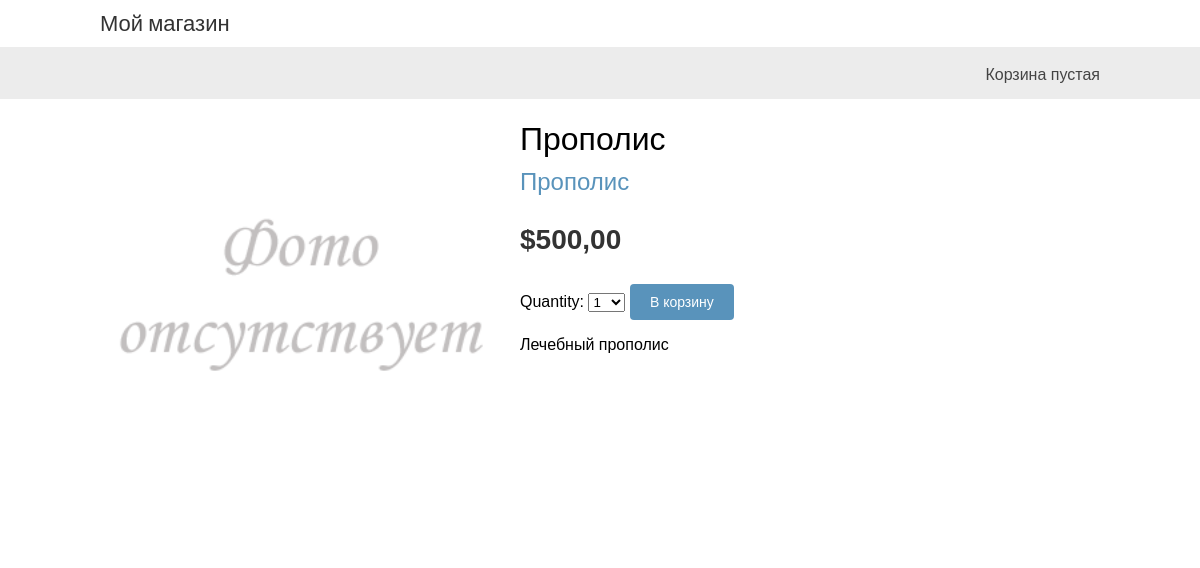
The app's page /2/propolis with its own data.
### myshop/models.py (models this page shows, shortened)
class Product(models.Model):
    category = models.ForeignKey(Category,
                                 related_name='products',
                                 on_delete=models.CASCADE)
    name = models.CharField(max_length=150, db_index=True, verbose_name='Наименование')
    slug = models.CharField(max_length=150, db_index=True, unique=True, verbose_name='Ссылка')
    image = models.ImageField(upload_to='product/%Y/%m/%d', blank=True)
    description = models.TextField(max_length=1000, blank=True, verbose_name='Описание')
    price = models.DecimalField(max_digits=10, decimal_places=2, verbose_name='Цена')
    available = models.BooleanField(default=True, verbose_name='Наличие')
    created = models.DateTimeField(auto_now_add=True, verbose_name='Добавлен')
    uploaded = models.DateTimeField(auto_now=True, verbose_name='Изменён')
    class Meta:
        ordering = ('name',)
        verbose_name = 'Товар'
        verbose_name_plural = 'Товары'
        index_together = (('id', 'slug'), )

class Category(models.Model):
    name = models.CharField(max_length=100, db_index=True)
    slug = models.SlugField(max_length=100, unique=True)
    class Meta:
        ordering = ('name',)
        verbose_name = 'Категория'
        verbose_name_plural = 'Категории'
    def __str__(self):
        return self.name
    def get_absolute_url(self):
        return reverse('myshop:product_list_by_category', args=[self.slug])

### myshop/views.py (the view)
# urls.py: path('<int:id>/<slug:slug>', views.product_detail,
def product_detail(request, id, slug):
    product = get_object_or_404(Product, id=id, slug=slug, available=True)
    cart_product_form = CartAddProductForm()
    return render(request, 'shop/product/detail.html', {'product': product,
                                                        'cart_product_form': cart_product_form})

### cart/forms.py
class CartAddProductForm(forms.Form):
    quantity = forms.TypedChoiceField(
                                choices=PRODUCT_QUANTITY_CHOICES,
                                coerce=int)
    update = forms.BooleanField(required=False,
                                initial=False,
                                widget=forms.HiddenInput)

### cart/cart.py (called while the page is built)
    def __len__(self):
        return sum(item['quantity'] for item in self.cart.values())

### cart/context_processors.py (called while the page is built)
def cart(request):
    return {'cart': Cart(request)}

### myshop/templates/shop/product/detail.html (shortened to what this page needs)
{% extends "shop/base.html" %}
{% load static %}
{% block content %}
<div class="product-detail">
<img src="{% if product.image %}{{ product.image.url }}{% else %}
{% static "img/no_image.png" %}{% endif %}">
<h1>{{ product.name }}</h1>
<h2>
<a href="{{ product.category.get_absolute_url }}">{{product.category }}</a>
</h2>
<p class="price">${{ product.price }}</p>
   <form action= "{% url 'cart:cart_add' product.id %}" method="post">
       {{ cart_product_form }}
       <input type="submit" value="В корзину">
   </form>
{{ product.description|linebreaks }}
</div>
{% endblock %}

### myshop/static/css/base.css (style rules this page uses)
body { margin:0; padding:0; font-family:helvetica, sans-serif; }
h1, h2, h3, h4, h5 , h6 { font-family: 'Ubuntu', sans-serif; font-weight:normal; }
a { text-decoration:none; color:#5993bb; }
a.button, input[type="submit"] { color:#fff; background:#5993bb; border-radius:4px; padding:10px 20px; font-size:14px; border:0; }
.product-detail { text-align:justify; }
.product-detail .price { color:#333; font-size:28px; font-weight:bold; }
.product-detail img { width:40%; float:left; padding:0 20px 20px 0; }
.product-detail h1 { margin-bottom:0; }
.product-detail h2 { margin-top:10px; }

### records on screen
Product: name "Прополис", category "Прополис", price "500,00", description "Лечебный прополис"
